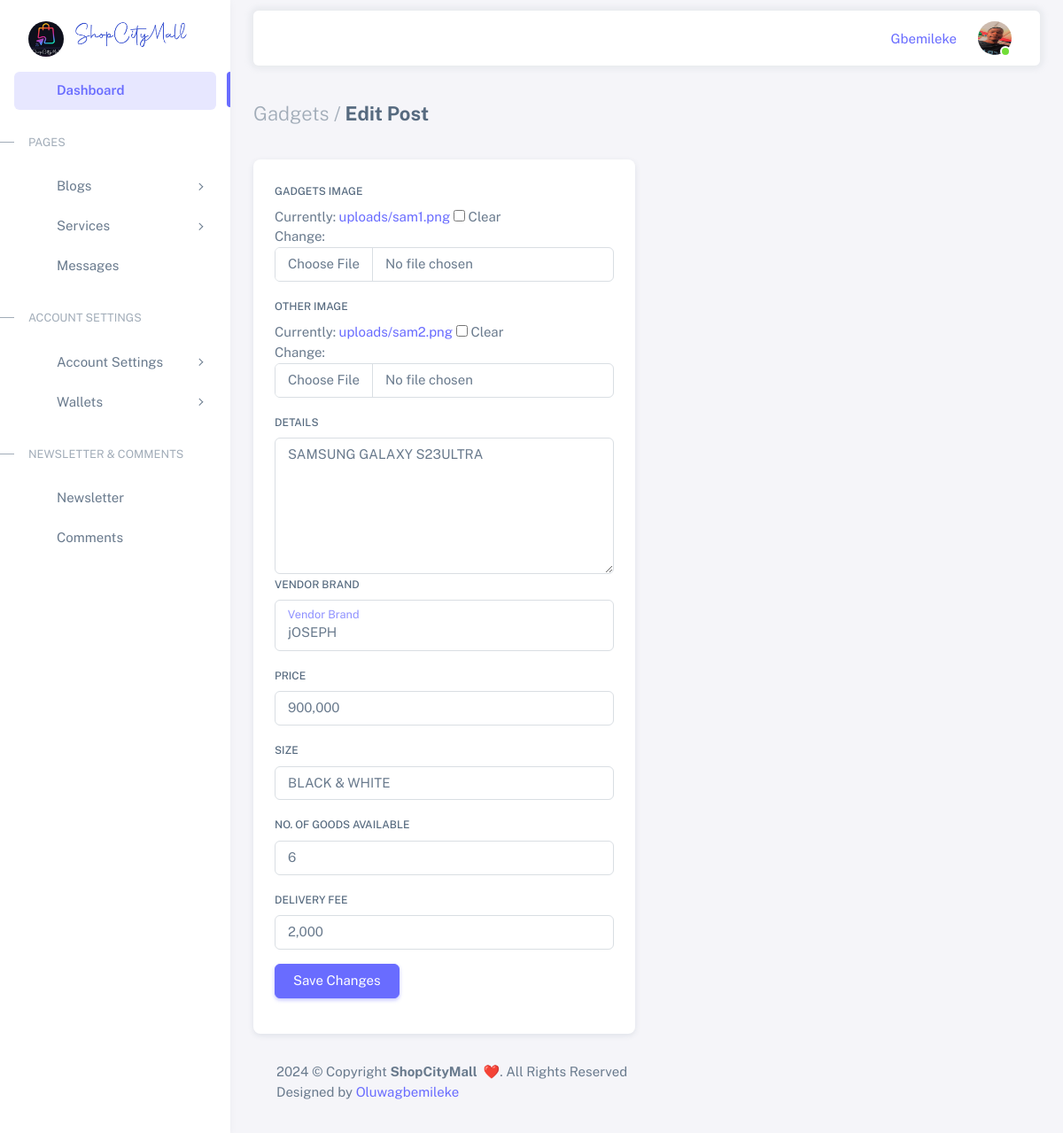
The app's page /user/view_gadgets/1 (signed in) with its own data.
### users/models.py (models this page shows, shortened)
class NewUser(AbstractBaseUser, PermissionsMixin):
    IS_VENDOR = "V"
    IS_USER = "U"
    CHOOSE = ""
    ACCOUNT_TYPE = [
        (IS_VENDOR, 'Vendor'),
        (IS_USER, 'User'),
        (CHOOSE, 'Type of account')
    ]
    image = models.ImageField(blank=True, verbose_name='User Image', null=True, upload_to='uploads', default='')
    email = models.EmailField(_('email address'), unique=True)
    user_name = models.CharField(max_length=150, unique=True)
    first_name = models.CharField(max_length=150)
    last_name = models.CharField(max_length=150)
    start_date = models.DateTimeField(default=timezone.now)
    phone_number = models.CharField(max_length=100, blank=True)
    about = models.TextField(_('about'), max_length=500, blank=True)
    account_type = models.CharField(max_length=40, choices=ACCOUNT_TYPE, default=CHOOSE)
    is_active = models.BooleanField(default=True)
    is_staff = models.BooleanField(default=False)
    is_admin= models.BooleanField(default=False)
    objects = CustomAccountManager()
    USERNAME_FIELD = 'email'
    REQUIRED_FIELDS = ['user_name', 'first_name', 'last_name']
    def image_url(self):
        if self.image:
            return self.image.url

### frontend/models.py (models this page shows, shortened)
class Gadgets(models.Model):
    img1 = models.ImageField(blank=True, verbose_name='Image', null=True, upload_to='uploads/' )
    img2 = models.ImageField(blank=True, verbose_name='Other Images', null=True, upload_to='uploads/' )
    detail = models.TextField(max_length=500, verbose_name='Gadget Details')
    vendor_brand = models.CharField(max_length=100, verbose_name='Brand')
    price = models.CharField(max_length=20, verbose_name='Price')
    colour = models.CharField(max_length=20, verbose_name='Colour')
    available_product = models.CharField(max_length=20, verbose_name='No. of available Gadgets')
    delivery_fee = models.CharField(max_length=20, verbose_name='Delivery Fee')
    date = models.DateTimeField(auto_now_add=True)
    user = models.ForeignKey(NewUser, on_delete=models.CASCADE)
    class Meta():
        verbose_name_plural = 'Gadgets'

### backend/views.py (the view)
# urls.py: path('view_gadgets/<int:gadgets_id>', views.edit_gadgets, name='edit_gadgets'),
@login_required(login_url='/backend/login/')
def edit_gadgets(request, gadgets_id):
    gadgets_post = get_object_or_404(Gadgets, id=gadgets_id)
    if request.method == 'POST':
        editgadgets_form = EditGadgetsForm(request.POST, request.FILES,instance=gadgets_post)
        if editgadgets_form.is_valid():
            editgadgets_form = editgadgets_form.save(commit=False)
            editgadgets_form.user = request.user
            editgadgets_form.save()
            messages.success(request, 'Successfully Edited.')
            editgadgets_form = EditGadgetsForm(instance=gadgets_post)
    else:
        editgadgets_form = EditGadgetsForm(instance=gadgets_post)
    return render(request, 'backend/edit_phone.html', {'editgadgets_form': editgadgets_form})

### backend/forms.py
class EditGadgetsForm(forms.ModelForm):
    class Meta():
        model = Gadgets
        fields = ['img1','img2', 'vendor_brand','detail','available_product','price','delivery_fee','colour']
        exclude = ['date', 'user']
        widgets = {
            'img1': forms.ClearableFileInput(attrs={'class': 'form-control'}),
            'img2': forms.ClearableFileInput(attrs={'class': 'form-control'}),
            'vendor_brand': forms.TextInput(attrs={'class': 'form-control', 'type':'text', 'id':'floatingInput','placeholder': 'BRAND'}),
            'price': forms.TextInput(attrs={'class': 'form-control', 'type':'text', 'id':'floatingInput','placeholder': 'Price'}),
            'colour': forms.TextInput(attrs={'class': 'form-control', 'type':'text', 'id':'floatingInput','placeholder': 'Colour'}),
            'available_product': forms.TextInput(attrs={'class': 'form-control', 'type':'text', 'id':'floatingInput'}),
            'delivery_fee': forms.TextInput(attrs={'class': 'form-control', 'type':'text', 'id':'floatingInput'}),
            'detail': forms.Textarea(attrs={'class': 'form-control', 'id':'exampleFormControlTextarea1','rows':'6'}),
        }

### templates/backend/edit_phone.html (shortened to what this page needs)
{% extends 'backend/base.html' %}
{% load static %}
{% block content %}
          <div class="content-wrapper">
            <div class="container-xxl flex-grow-1 container-p-y">
              <h4 class="fw-bold py-3 mb-4"><span class="text-muted fw-light">Gadgets /</span> Edit Post</h4>
              <div class="row">
                <div class="col-md-6">
                  <div class="card mb-4">
                    <form class="card-body" enctype="multipart/form-data" method="POST">
                      <div class="mb-3">
                        <label for="formFile" class="form-label">Gadgets image</label><br>
                        {{ editgadgets_form.img1 }}
                      </div>
                      <div class="mb-3">
                        <label for="formFile" class="form-label">Other image</label><br>
                        {{ editgadgets_form.img2 }}
                      </div>
                      <div class="mb-3">
                      <div>
                        <label for="exampleFormControlTextarea1" class="form-label">Details</label>
                        {{ editgadgets_form.detail }}
                      </div>
                      <div class="mb-3">
                        <label for="exampleFormControlInput1" class="form-label">Vendor Brand</label>
                        <div class="form-floating">
                          {{ editgadgets_form.vendor_brand }}
                          <label for="floatingInput">Vendor Brand</label>
                        </div>
                      </div>
                      <div class="mb-3">
                        <label for="formFile" class="form-label">Price</label><br>
                        {{ editgadgets_form.price }}
                      </div>
                      <div class="mb-3">
                        <label for="formFile" class="form-label">Size</label><br>
                        {{ editgadgets_form.colour }}
                      </div>
                      <div class="mb-3">
                        <label for="formFile" class="form-label">No. of Goods Available</label><br>
                        {{ editgadgets_form.available_product }}
                      </div>
                      <div class="mb-3">
                        <label for="formFile" class="form-label">Delivery fee</label><br>
                        {{ editgadgets_form.delivery_fee }}
                      </div>
                      <div class="mt-2">
                        <button type="submit" class="btn btn-primary me-2">Save Changes</button>
                      </div>
                    </form>
                  </div>
                </div>
              </div>
            </div>
  {% endblock %}

### templates/backend/admin_sidebar.html (shortened to what this page needs)
{% load static %}
<aside id="layout-menu" class="layout-menu menu-vertical menu bg-menu-theme">
    <div class="app-brand demo">
      <a href="{% url 'index' %}" class="app-brand-link">
        <img src="{% static 'frontend/assets/img/shopcityfav.png' %}" data-retina="true" alt="" width="40" height="40" style="border-radius: 30px;" >&nbsp; &nbsp;</a>
        <h1 class="logo me-auto"><a href="{% url 'index' %}" ><img src="{% static 'frontend/assets/img/logo.png' %} " style="width: 130px !important;"></a></h1>
    </div>
    <ul class="menu-inner py-1">
      <li class="menu-item active">
        <a href="{% url 'backend:dashboard' %}" class="menu-link">
          <i class="menu-icon tf-icons bx bx-home-circle"></i>
          <div data-i18n="Analytics">Dashboard</div>
        </a>
      </li>
      <li class="menu-header small text-uppercase">
        <span class="menu-header-text">Pages</span>
      </li>
      <li class="menu-item">
        <a href="javascript:void(0);" class="menu-link menu-toggle">
          <i class="menu-icon tf-icons bx bx-cube-alt"></i>
          <div data-i18n="Misc">Blogs</div>
        </a>
      </li>
      <li class="menu-item">
        <a href="javascript:void(0);" class="menu-link menu-toggle">
          <i class="menu-icon tf-icons bx bx-chat"></i>
          <div data-i18n="Contact">Services</div>
        </a>
      </li>
      <li class="menu-item">
        <a href="{% url 'backend:message' %}" class="menu-link">
          <i class="menu-icon tf-icons bx bx-chat"></i>
          <div data-i18n="Contact">Messages</div>
        </a>
      </li>
      <li class="menu-header small text-uppercase"><span class="menu-header-text">Account Settings</span></li>
      <li class="menu-item">
        <a href="javascript:void(0);" class="menu-link menu-toggle">
          <i class="menu-icon tf-icons bx bx-dock-top"></i>
          <div data-i18n="Account Settings">Account Settings</div>
        </a>
      </li>
      <li class="menu-item">
        <a href="javascript:void(0);" class="menu-link menu-toggle">
          <i class="menu-icon tf-icons bx bx-wallet-alt"></i>
          <div data-i18n="Authentications">Wallets</div>
        </a>
      </li>
      <li class="menu-header small text-uppercase"><span class="menu-header-text">Newsletter &amp; Comments</span></li>
      <li class="menu-item">
        <a href="{% url 'backend:newsletter' %}" class="menu-link">
          <i class="menu-icon tf-icons bx bx-detail"></i>
          <div data-i18n="Newsletter">Newsletter</div>
        </a>
      </li>
      <li class="menu-item">
        <a href="#" class="menu-link">
          <i class="menu-icon tf-icons bx bx-chat"></i>
          <div data-i18n="Comments">Comments</div>
        </a>
      </li>
    </ul>
</aside>
<div class="layout-page">
  <nav
    class="layout-navbar container-xxl navbar navbar-expand-xl navbar-detached align-items-center bg-navbar-theme"
    id="layout-navbar"
  >
    <div class="navbar-nav-right d-flex align-items-center" id="navbar-collapse">
      <ul class="navbar-nav flex-row align-items-center ms-auto">
        <li class="nav-item lh-1 me-3">
          <a
            class="github-button"
            href="#"
            data-icon="octicon-star"
            data-size="large"
            data-show-count="true"
            aria-label="Star themeselection/sneat-html-admin-template-free on GitHub"
            >{{user.user_name }}</a
          >
        </li>
        <li class="nav-item navbar-dropdown dropdown-user dropdown">
          <a class="nav-link dropdown-toggle hide-arrow" href="javascript:void(0);" data-bs-toggle="dropdown">
            <div class="avatar avatar-online">
              <img class="img-profile rounded-circle" src="{{ user.image_url}}">
            </div>
          </a>
        </li>
      </ul>
    </div>
  </nav>

### static/backend/assets/css/demo.css (style rules this page uses)
.menu .app-brand.demo { height: 64px; margin-top: 12px; }

### records on screen
NewUser: user_name "Gbemileke", image_url (picture)
Gadgets: detail "SAMSUNG GALAXY S23ULTRA", vendor_brand "jOSEPH", price "900,000", colour "BLACK & WHITE", available_product "6", delivery_fee "2,000"
